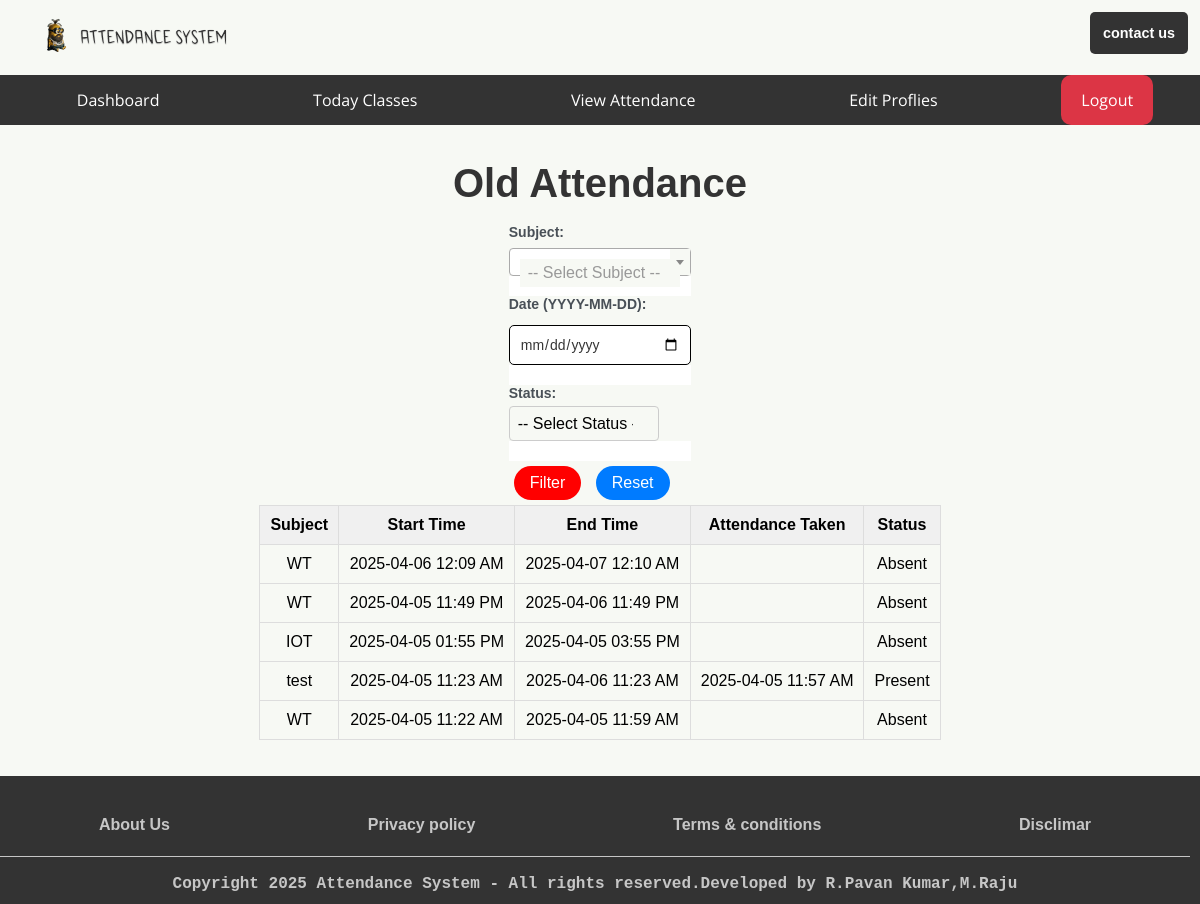
/student/attendance/old_attendance (signed in), run on the app's committed database.
### app.py (models this page shows, shortened)
class SubjectsClasses(db.Model):  # Renamed to SubjectsClasses
    id = db.Column(db.Integer, primary_key=True)
    Branch = db.Column(db.String(200), nullable=False)
    Subject = db.Column(db.String(200), nullable=False)
    Start_Time = db.Column(db.DateTime, nullable=False)
    End_Time = db.Column(db.DateTime, nullable=False)
    date_created = db.Column(db.DateTime, default=datetime.utcnow)
    completed = db.Column(db.Integer, default=0)

class Attendance(db.Model):
    id = db.Column(db.Integer, primary_key=True)
    subject_id = db.Column(db.Integer)
    user_id = db.Column(db.String(10))
    date_time = db.Column(db.DateTime, default=datetime.utcnow)

### app.py (the view, shortened to what this page needs)
@app.route('/student/attendance/old_attendance', methods=['GET', 'POST'])
@role_required('student')
def old_attendance():
    student = User.query.filter_by(username=session['username'], role='student').first()
    if not student:
        flash("Error: Student user not found.", "danger")
        return redirect(url_for('student_dashboard'))
    filter_subject = request.form.get('subject')
    filter_date_str = request.form.get('attendance_date')
    filter_status = request.form.get('status')
    attendance_data = []
    all_student_classes = SubjectsClasses.query.order_by(SubjectsClasses.Start_Time).all()
    for sc in all_student_classes:
        if filter_subject and sc.Subject != filter_subject:
            continue
        attendance_record = Attendance.query.filter_by(user_id=student.userid, subject_id=sc.id).first()
        status = 'Present' if attendance_record else 'Absent'
        attendance_taken = attendance_record.date_time if attendance_record else None
        if filter_status and status != filter_status:
            continue
        attendance_data.append({
            'subject': sc.Subject,
            'start_time': sc.Start_Time,
            'end_time': sc.End_Time,
            'attendance_taken': attendance_taken,
            'attendance_status': status
        })
    attendance_data.sort(key=lambda x: x['start_time'], reverse=True)
    return render_template('auth/dashboards/student/attendance/old_attendance.html',
                           attendance_data=attendance_data,
                           subjects=get_unique_subjects(),
                           filter_subject=filter_subject,
                           filter_date=filter_date_str,
                           filter_status=filter_status)

### app.py (called while the page is built)
def role_required(roles):
    if not isinstance(roles, list):
        roles = [roles]  # Ensure roles is a list
    def decorator(func):
        @wraps(func)
        def wrapper(*args, **kwargs):
            if 'username' not in session:
                return redirect(url_for('login'))
            user = User.query.filter_by(username=session['username']).first()
            if user.role not in roles:  # Check if the user's role is in the allowed roles list
                return redirect(url_for('index'))  # Redirect to the home page if unauthorized
            return func(*args, **kwargs)
        return wrapper
    return decorator

def get_unique_subjects():
    return sorted(list(set([sc.Subject for sc in SubjectsClasses.query.all()])))

### templates/auth/dashboards/student/attendance/old_attendance.html (shortened to what this page needs)
{% extends 'base/base_student.html' %}
{% block body %}
<main class="student-attendance-main">
    <h1>Old Attendance</h1><br/>
    <section class="filter-section">
        <form method="POST" id="form-sec" class="attendance-form">
            <div class="form-group">
                <label for="subject-search">Subject:</label>
            </div>
            <div class="form-group">
                <label for="attendance_date">Date (YYYY-MM-DD):</label>
                <input type="date" name="attendance_date" id="attendance_date" value="{{ filter_date }}">
            </div>
            <div class="form-group">
                <label for="status">Status:</label>
                <select name="status" id="status">
                    <option value="">-- Select Status --</option>
                </select>
            </div>
            <div class="form-actions">
                <button type="submit" class="delete">Filter</button>
                <a href="{{ url_for('old_attendance') }}" id="update" class="reset">Reset</a>
            </div>
        </form>
    </section>
    {% if attendance_data %}
    <div style="overflow-x: auto; max-width: 100%;">
        <table class="attendance-table">
            <thead>
                <tr>
                    <th>Subject</th>
                    <th>Start Time</th>
                    <th>End Time</th>
                    <th>Attendance Taken</th>
                    <th>Status</th>
                </tr>
            </thead>
            <tbody>
                {% for data in attendance_data %}
                <tr>
                    <td>{{ data.subject }}</td>
                    <td>{{ data.start_time.strftime('%Y-%m-%d %I:%M %p') if data.start_time }}</td>
                    <td>{{ data.end_time.strftime('%Y-%m-%d %I:%M %p') if data.end_time }}</td>
                    <td>{{ data.attendance_taken.strftime('%Y-%m-%d %I:%M %p') if data.attendance_taken }}</td>
                    <td class="{{ 'present' if data.attendance_status == 'Present' else 'absent' }}">{{ data.attendance_status }}</td>
                </tr>
                {% endfor %}
            </tbody>
        </table>
    </div>
    {% else %}
    <p>No attendance data found based on the applied filters.</p>
    {% endif %}
</main>
<link href="https://cdnjs.cloudflare.com/ajax/libs/select2/4.0.13/css/select2.min.css" rel="stylesheet" />
{% endblock body %}

### static/styles/index.css (style rules this page uses)
* { background: #f7f9f4; font-family: 'Arial', sans-serif; margin: 0; padding: 0; box-sizing: border-box; font-size: 1rem; text-decoration: none; }
a { background: transparent; }
main { display: flex; justify-content: start; align-items: center; flex-direction: column; padding: 3% 0; width: 100%; min-height: 60vh; }
a { text-decoration: none; }
form { width: 300px; max-width: 500px; margin: 40px auto; padding: 20px; border: 1px solid #ddd; border-radius: 10px; box-shadow: 0 0 10px rgba(0, 0, 0, 0.1); }
label { display: block; margin-bottom: 10px; }
table { margin: 0 auto; border-collapse: collapse; border-spacing: 0; width: 100%; border: 1px solid #ddd; }
th, td { border: 1px solid #ddd; padding: 10px; text-align: center; }
th { background-color: #f0f0f0; }
h1 { text-align: center; font-size: 2.5rem; color: #333; }
#form-sec { width: auto; max-width: auto; margin: 0 auto; padding: 0 0 0 0; border: none; border-radius: none; box-shadow: none; display: flex; background-color: #ffffff; display: block; margin-top: 0em; unicode-bidi: isolate; }
#update { display: inline-block; padding: 8px 16px; margin: 5px; border-radius: 20px; background-color: #007bff; color: #fff; text-decoration: none; -webkit-transition: background-color 0.3s ease; transition: background-color 0.3s ease; }
.delete { display: inline-block; padding: 8px 16px; margin: 5px; border-radius: 20px; background-color: #ff0000; color: #fff; text-decoration: none; -webkit-transition: background-color 0.3s ease; transition: background-color 0.3s ease; width: auto; border: none; box-shadow: none; }
.form-group { margin-bottom: 15px; }
.form-group label { display: block; color: #000000; font-size: 14px; }
.form-group input { width: 100%; padding: 10px; margin-top: 5px; background-color: #ffffff; border: 1px solid #000000; border-radius: 5px; color: #363636; font-size: 14px; }
button { width: 100%; padding: 10px; background-color: #ff7b00; border: none; border-radius: 5px; color: white; font-size: 16px; cursor: pointer; margin-top: 15px; }
.attendance-form { max-width: 600px; margin: 0 auto; }
.form-group { margin-bottom: 20px; }
.form-group label { display: block; margin-bottom: 8px; font-weight: bold; color: #495057; }
.form-group select { background-repeat: no-repeat; background-position-x: 98%; background-position-y: 50%; background-size: 16px; }
#status { padding: 8px; border: 1px solid #ccc; border-radius: 4px; width: 150px; font-size: 1em; appearance: none; background-repeat: no-repeat; background-position-x: 100%; background-position-y: 50%; padding-right: 25px; }
#status option { padding: 8px; font-size: 1em; }
.filter-section label[for="status"] { margin-bottom: 5px; font-weight: bold; display: block; }

### data on the page
SubjectsClasses: subject "WT", start_time "2025-04-06 12:09 AM", end_time "2025-04-07 12:10 AM", attendance_status "Absent"
SubjectsClasses: subject "WT", start_time "2025-04-05 11:49 PM", end_time "2025-04-06 11:49 PM", attendance_status "Absent"
SubjectsClasses: subject "IOT", start_time "2025-04-05 01:55 PM", end_time "2025-04-05 03:55 PM", attendance_status "Absent"
SubjectsClasses: subject "test", start_time "2025-04-05 11:23 AM", end_time "2025-04-06 11:23 AM", attendance_taken "2025-04-05 11:57 AM", attendance_status "Present"
SubjectsClasses: subject "WT", start_time "2025-04-05 11:22 AM", end_time "2025-04-05 11:59 AM", attendance_status "Absent"
